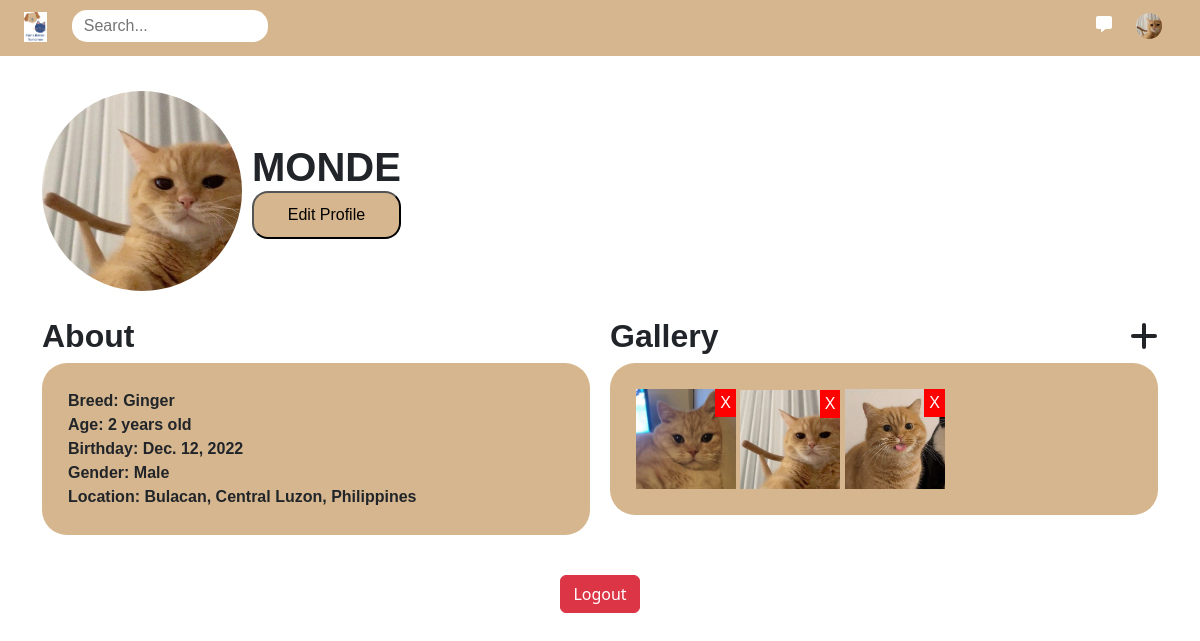
The page /profile/2 (signed in) on the database its author committed.
### my_app/models.py (models this page shows, shortened)
class Profile(models.Model):
    user = models.ForeignKey(User, on_delete=models.CASCADE)
    profile_picture = models.ImageField(upload_to='Profile_pic/', blank=True, null=True)
    name = models.CharField(max_length=100, default='Unknown')
    gender = models.CharField(max_length=10, default='Unknown')
    breed = models.CharField(max_length=100, default='Unknown')
    birthday = models.DateField(default='2000-01-01')
    location = models.CharField(max_length=200, default='Unknown')
    created_at = models.DateTimeField(auto_now_add=True)
    updated_at = models.DateTimeField(auto_now=True)

class GalleryImage(models.Model):
    profile = models.ForeignKey(Profile, on_delete=models.CASCADE, related_name='gallery_images')
    image = models.ImageField(upload_to='gallery_images/')
    uploaded_at = models.DateTimeField(auto_now_add=True)

### my_app/views.py (the view)
# urls.py: path('profile/<int:user_id>', views.viewprofile, name='viewprofile'),
@login_required(login_url='login')
def viewprofile(request, user_id):
    user = get_object_or_404(User, pk=user_id)
    profile = get_object_or_404(Profile, user=user)
    gallery_images = profile.gallery_images.all()
    today = date.today()
    birth_date = profile.birthday
    age = today.year - birth_date.year - ((today.month, today.day) < (birth_date.month, birth_date.day))
    if request.method == 'POST':
        images = request.FILES.getlist('images')
        if gallery_images.count() + len(images) > 8:
            messages.error(request, "You can only upload up to 8 images.")
            return redirect(reverse('viewprofile', args=[user_id]))
        for image in images:
            gallery_image = GalleryImage(profile=profile, image=image)
            gallery_image.save()
        return redirect(reverse('viewprofile', args=[user_id]))
    else:
        form = GalleryImageForm()
    return render(request, 'viewprofile.html', {'profile': profile, 'age': age, 'form': form, 'gallery_images': gallery_images})

### my_app/views.py
class GalleryImageForm(forms.ModelForm):
    class Meta:
        model = GalleryImage
        fields = ['image']

### my_app/context_processors.py (called while the page is built)
def user_profile(request):
    if request.user.is_authenticated:
        try:
            profile = Profile.objects.get(user=request.user)
        except Profile.DoesNotExist:
            profile = None
        return {'profile': profile}
    return {}

### my_app/templates/viewprofile.html (shortened to what this page needs)
{% extends "header.html" %}
{% block content %}
{% load static %}
<div class="container-fluid">
    <div class="container" style="display: flex; align-items: center; margin-top: 35px;">
        <img src="{{ profile.profile_picture.url }}" style="width: 200px; height: 200px; object-fit: cover; border-radius: 50%;">
        <div style="margin-left: 10px;">
            <h1 style="margin: 0; text-transform: uppercase; font-weight: bold;">{{profile.name}}</h1>
            <a style="text-decoration: none; color: black;" href="{% url 'editprofile' %}"><button class="edit-profile-btn">Edit Profile</button></a>
        </div>
    </div>
    <div class="container details" style="margin-top: 26px; display: flex;">
        <div style="flex: 1; margin-right: 20px;">
            <h2 style="font-weight: bold;">About</h2>
            <div class="detail-section">
            <p>Breed: {{ profile.breed }}</p>
            <p>Age: {{ age }} years old</p>
            <p>Birthday: {{ profile.birthday }}</p>
            <p>Gender: {{ profile.gender }}</p>
            <p>Location: {{ profile.location }}</p>
            </div>
        </div>
        <div style="flex: 1;">
            <h2 style="font-weight: bold; display: flex; justify-content: space-between; align-items: center;">
                <span>Gallery</span>
                <i class="fas fa-plus" style="cursor: pointer; margin-left: 10px;" onclick="document.getElementById('fileInput').click();"></i>
            </h2>
            <div class="detail-section" id="imagePreview">
                {% for image in gallery_images %}
                    <div style="display: inline-block; position: relative;">
                    <img src="{{ image.image.url }}" alt="Gallery Image" style="max-width: 100px; max-height: 100px;">
                    <a href="{% url 'delete_gallery_image' image.id %}" style="position: absolute; top: 0; right: 0; background: red; color: white; padding: 2px 5px; text-decoration: none;">X</a>
                </div>
                {% endfor %}
            </div>
        </div>
    </div>
</div>
<button class="btn btn-danger" style="margin: 40px auto; display: block;" name="logout" onclick="window.location.href='{% url 'logout' %}'">Logout</button>
{% endblock %}

### my_app/templates/header.html (shortened to what this page needs)
<!DOCTYPE html>
<html lang="en">
<head>
    {% load static %}
    <link rel="stylesheet" type="text/css" href="{% static 'css/bimble.css' %}">
    <link rel="stylesheet" href="https://cdnjs.cloudflare.com/ajax/libs/font-awesome/6.0.0-beta3/css/all.min.css">
    <link href="https://cdn.jsdelivr.net/npm/bootstrap@5.3.3/dist/css/bootstrap.min.css" rel="stylesheet">
</head>
<header>
    <div class="container-fluid" style="background-color: #D6B68e; height: 56px;">
        <div class="flex-container" style="display: flex; align-items: center; padding-top: 10px; position: relative;">
            <div class="container-fluid" style="flex-grow: 1;">
                <a href="{% url 'home' %}" style="text-decoration: none;">
                    <img src="{% static 'images/tagline.png' %}" alt="Logo" style="height: 30px;">
                </a>
                <input type="text" class="search-bar-home" placeholder="Search..." style="height: 30px; width: 35%; margin-left: 20px; padding-left: 12px;">
            </div>
            <div class="container-fluid" style="text-align: right; padding-right: 26px;">
                <a class="icon-button" href="{% url 'chat' %}">
                    <i class="fa-solid fa-message"></i>
                </a>
                <a href="{% url 'viewprofile' user.id %}" style="text-decoration: none; padding: 0 0 0 20px;">
                  {% if profile and profile.profile_picture %}
                    <img src="{{ profile.profile_picture.url }}" class="profile-pic-btn" alt="Profile Picture">
                  {% else %}
                    <img src="{% static 'default_profile_picture.png' %}" class="profile-pic-btn" alt="Default Profile Picture">
                  {% endif %}
                </a>
            </div>
        </div>
    </div>
</header>
<body>
{% block content %}
{% endblock %}
</body>
</html>

### static/css/bimble.css (style rules this page uses)
* { font-family: Helvetica; }
.flex-container { display: flex; flex-direction: wrap; }
.container { flex: 1; min-width: 300px; }
.search-bar-home { border-radius: 10px; border-color: white; }
.icon-button { border: none; background: transparent; cursor: pointer; padding: 0; outline: none; color: white; text-decoration: none; transition: color 0.3s ease; }
.profile-pic-btn { width: 26px; height: 26px; border-radius: 50%; object-fit: cover; }
input[type=text], input[type=date] { border: none; border-radius: 15px; padding: 16px; width: 100%; height: 36px; }
.edit-profile-btn { background-color: #D6B68e; color: black; border-radius: 16px; width: 100%; height: 48px; }

### my_app/templates/viewprofile.html (style rules this page uses)
.detail-section { background-color: #D6B68e; border-radius: 25px; padding: 26px; margin: 0; }
.detail-section p { font-weight: bold; margin: 0; }

### rows shown on the page
Profile: profile_picture (picture), name "MONDE", breed "Ginger", birthday "Dec. 12, 2022", gender "Male", location "Bulacan, Central Luzon, Philippines"
GalleryImage: image (picture)
GalleryImage: image (picture)
GalleryImage: image (picture)
